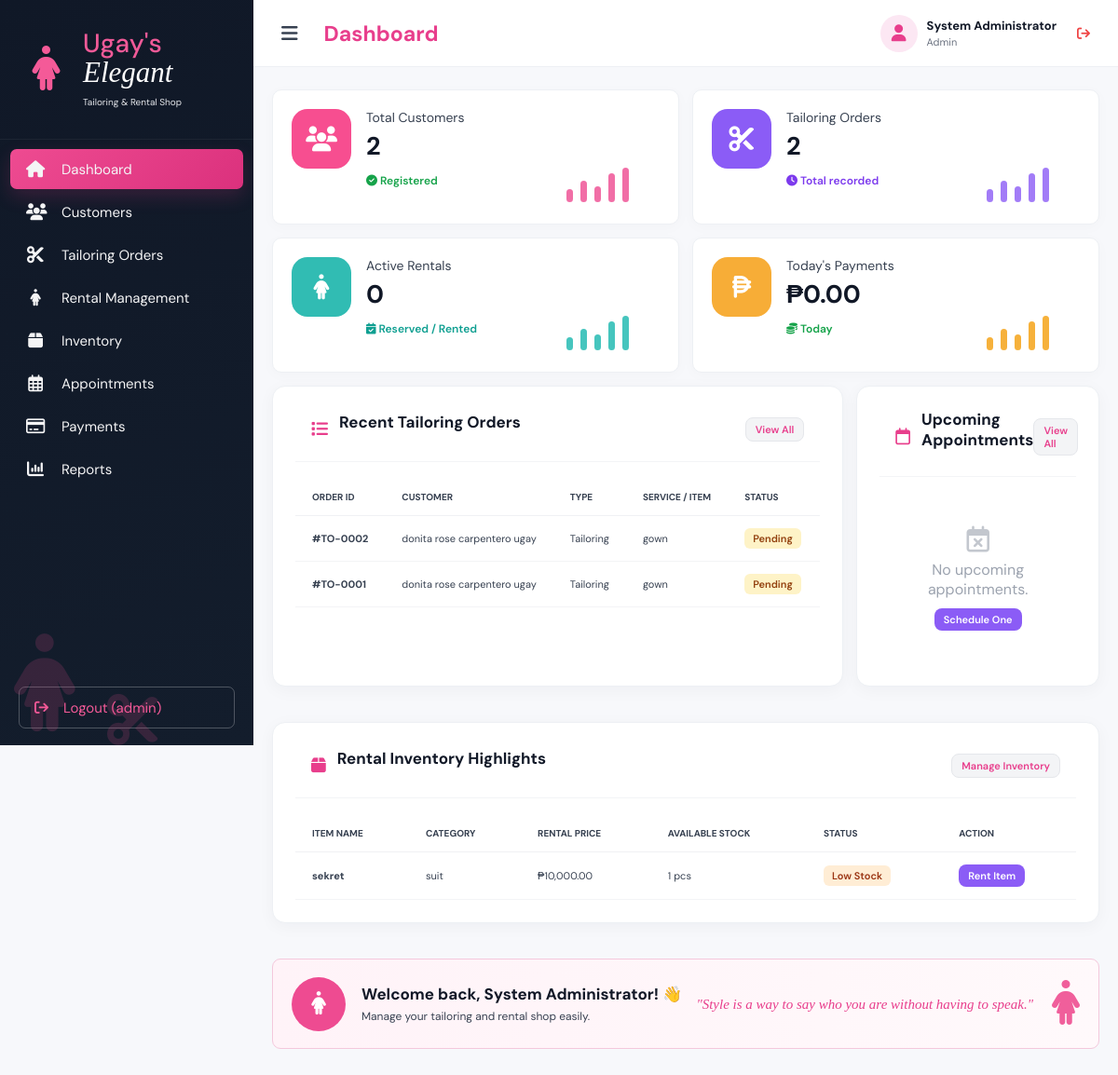
/dashboard.php (signed in), run on the app's committed database.
### tables this page shows
CREATE TABLE `tailoring_orders` (
  `order_id` int(11) NOT NULL AUTO_INCREMENT,
  `customer_id` int(11) NOT NULL,
  `service_type` varchar(100) NOT NULL,
  `description` text DEFAULT NULL,
  `total_amount` decimal(10,2) NOT NULL DEFAULT 0.00,
  `status` enum('Pending','In Progress','Ready','Completed','Cancelled') NOT NULL DEFAULT 'Pending',
  `due_date` date DEFAULT NULL,
  `created_at` timestamp NOT NULL DEFAULT current_timestamp(),
  PRIMARY KEY (`order_id`),
  KEY `customer_id` (`customer_id`),
  CONSTRAINT `tailoring_orders_ibfk_1` FOREIGN KEY (`customer_id`) REFERENCES `customers` (`customer_id`) ON DELETE CASCADE
);

CREATE TABLE `customers` (
  `customer_id` int(11) NOT NULL AUTO_INCREMENT,
  `customer_name` varchar(100) NOT NULL,
  `phone` varchar(30) NOT NULL,
  `email` varchar(100) DEFAULT NULL,
  `address` varchar(255) DEFAULT NULL,
  `created_at` timestamp NOT NULL DEFAULT current_timestamp(),
  PRIMARY KEY (`customer_id`)
);

CREATE TABLE `inventory` (
  `inventory_id` int(11) NOT NULL AUTO_INCREMENT,
  `item_name` varchar(100) NOT NULL,
  `category` varchar(50) NOT NULL,
  `quantity` int(11) NOT NULL DEFAULT 0,
  `rental_price` decimal(10,2) NOT NULL DEFAULT 0.00,
  `status` enum('Available','Low Stock','Out of Stock') NOT NULL DEFAULT 'Available',
  `created_at` timestamp NOT NULL DEFAULT current_timestamp(),
  PRIMARY KEY (`inventory_id`)
);

### dashboard.php (the view, shortened to what this page needs)
<?php
require_once "config/database.php";
$res = $conn->query("SELECT COUNT(*) FROM customers");
$total_customers = $res ? (int)$res->fetch_row()[0] : 0;
$res = $conn->query("SELECT COUNT(*) FROM tailoring_orders");
$tailoring_orders = $res ? (int)$res->fetch_row()[0] : 0;
$res = $conn->query("SELECT COUNT(*) FROM rentals WHERE status IN ('Reserved', 'Rented')");
$active_rentals = $res ? (int)$res->fetch_row()[0] : 0;
$res = $conn->query("SELECT COALESCE(SUM(amount), 0) FROM payments WHERE DATE(payment_date) = CURDATE()");
$today_sales = $res ? (float)$res->fetch_row()[0] : 0.00;
$recent_tailoring = $conn->query("
    SELECT t.order_id, c.customer_name, 'Tailoring' as order_type, t.service_type as item_name, t.status, t.due_date, t.total_amount
    FROM tailoring_orders t
    LEFT JOIN customers c ON t.customer_id = c.customer_id
    ORDER BY t.created_at DESC
    LIMIT 5
");
$upcoming_appointments = $conn->query("
    SELECT a.appointment_id, c.customer_name, a.appointment_date, a.appointment_time, a.service_type, a.status
    FROM appointments a
    LEFT JOIN customers c ON a.customer_id = c.customer_id
    WHERE a.status IN ('Scheduled', 'Confirmed')
    ORDER BY a.appointment_date ASC, a.appointment_time ASC
    LIMIT 4
");
$top_inventory = $conn->query("
    SELECT item_name, category, rental_price, quantity, status
    FROM inventory
    ORDER BY quantity DESC
    LIMIT 4
");
include __DIR__ . '/includes/header.php';
?>
<div class="stats-grid">
    <div class="stat-card">
        <div class="stat-icon pink">
            <i class="fa-solid fa-users"></i>
        </div>
        <div class="stat-content">
            <p>Total Customers</p>
            <h2><?php echo $total_customers; ?></h2>
            <span class="positive"><i class="fa-solid fa-circle-check"></i> Registered</span>
        </div>
        <div class="mini-chart pink-chart">
            <span></span><span></span><span></span><span></span><span></span>
        </div>
    </div>
    <div class="stat-card">
        <div class="stat-icon purple">
            <i class="fa-solid fa-scissors"></i>
        </div>
        <div class="stat-content">
            <p>Tailoring Orders</p>
            <h2><?php echo $tailoring_orders; ?></h2>
            <span class="purple-text"><i class="fa-solid fa-clock"></i> Total recorded</span>
        </div>
        <div class="mini-chart purple-chart">
            <span></span><span></span><span></span><span></span><span></span>
        </div>
    </div>
    <div class="stat-card">
        <div class="stat-icon teal">
            <i class="fa-solid fa-person-dress"></i>
        </div>
        <div class="stat-content">
            <p>Active Rentals</p>
            <h2><?php echo $active_rentals; ?></h2>
            <span class="teal-text"><i class="fa-solid fa-calendar-check"></i> Reserved / Rented</span>
        </div>
        <div class="mini-chart teal-chart">
            <span></span><span></span><span></span><span></span><span></span>
        </div>
    </div>
    <div class="stat-card">
        <div class="stat-icon orange">
            <i class="fa-solid fa-peso-sign"></i>
        </div>
        <div class="stat-content">
            <p>Today's Payments</p>
            <h2>₱<?php echo number_format($today_sales, 2); ?></h2>
            <span class="positive"><i class="fa-solid fa-coins"></i> Today</span>
        </div>
        <div class="mini-chart orange-chart">
            <span></span><span></span><span></span><span></span><span></span>
        </div>
    </div>
</div>
<div class="middle-grid">
    <div class="panel recent-orders">
        <div class="panel-header">
            <div>
                <i class="fa-solid fa-list"></i>
                <h2>Recent Tailoring Orders</h2>
            </div>
            <a href="orders.php" class="btn btn-sm btn-secondary">View All</a>
        </div>
        <div class="table-container">
            <table>
                <thead>
                    <tr>
                        <th>ORDER ID</th>
                        <th>CUSTOMER</th>
                        <th>TYPE</th>
                        <th>SERVICE / ITEM</th>
                        <th>STATUS</th>
                        <th>DUE DATE</th>
                    </tr>
                </thead>
                <tbody>
                    <?php if ($recent_tailoring && $recent_tailoring->num_rows > 0): ?>
                        <?php while ($row = $recent_tailoring->fetch_assoc()): ?>
                            <tr>
                                <td><strong>#TO-<?php echo str_pad($row['order_id'], 4, '0', STR_PAD_LEFT); ?></strong></td>
                                <td><?php echo htmlspecialchars($row['customer_name'] ?? 'Walk-in Customer'); ?></td>
                                <td>Tailoring</td>
                                <td><?php echo htmlspecialchars($row['item_name'] ?? 'Custom Order'); ?></td>
                                <td>
                                    <?php
                                    $badge = 'badge-pending';
                                    ?>
                                    <span class="badge <?php echo $badge; ?>"><?php echo htmlspecialchars($row['status'] ?? 'Pending'); ?></span>
                                </td>
                                <td><?php echo $row['due_date'] ? date('M d, Y', strtotime($row['due_date'])) : '—'; ?></td>
                            </tr>
                        <?php endwhile; ?>
                    <?php endif; ?>
                </tbody>
            </table>
        </div>
    </div>
    <div class="panel appointments">
        <div class="panel-header">
            <div>
                <i class="fa-regular fa-calendar"></i>
                <h2>Upcoming Appointments</h2>
            </div>
            <a href="appointment.php" class="btn btn-sm btn-secondary">View All</a>
        </div>
        <div class="appointment-list">
            <?php if ($upcoming_appointments && $upcoming_appointments->num_rows > 0): ?>
                <?php while ($app = $upcoming_appointments->fetch_assoc()): ?>
                    <div class="appointment-item">
                        <div class="date-box">
                            <small><?php echo strtoupper(date('M', strtotime($app['appointment_date']))); ?></small>
                            <strong><?php echo date('d', strtotime($app['appointment_date'])); ?></strong>
                            <span><?php echo strtoupper(date('D', strtotime($app['appointment_date']))); ?></span>
                        </div>
                        <div class="appointment-info">
                            <strong><?php echo htmlspecialchars($app['service_type']); ?></strong>
                            <p><?php echo htmlspecialchars($app['customer_name'] ?? 'Customer'); ?></p>
                            <small><?php echo date('h:i A', strtotime($app['appointment_time'])); ?></small>
                        </div>
                        <span class="scheduled"><?php echo htmlspecialchars($app['status']); ?></span>
                    </div>
                <?php endwhile; ?>
            <?php else: ?>
                <div style="text-align:center; padding: 30px 10px; color: #9ca3af;">
                    <i class="fa-regular fa-calendar-xmark" style="font-size: 28px; margin-bottom: 8px; opacity: 0.6;"></i>
                    <p>No upcoming appointments.</p>
                    <a href="appointment.php" class="btn btn-sm btn-primary" style="margin-top: 10px;">Schedule One</a>
                </div>
            <?php endif; ?>
        </div>
    </div>
</div>
<div class="middle-grid" style="grid-template-columns: 1fr;">
    <div class="panel">
        <div class="panel-header">
            <div>
                <i class="fa-solid fa-box"></i>
                <h2>Rental Inventory Highlights</h2>
            </div>
            <a href="inventory.php" class="btn btn-sm btn-secondary">Manage Inventory</a>
        </div>
        <div class="table-container">
            <table>
                <thead>
                    <tr>
                        <th>ITEM NAME</th>
                        <th>CATEGORY</th>
                        <th>RENTAL PRICE</th>
                        <th>AVAILABLE STOCK</th>
                        <th>STATUS</th>
                        <th>ACTION</th>
                    </tr>
                </thead>
                <tbody>
                    <?php if ($top_inventory && $top_inventory->num_rows > 0): ?>
                        <?php while ($inv = $top_inventory->fetch_assoc()): ?>
                            <tr>
                                <td><strong><?php echo htmlspecialchars($inv['item_name']); ?></strong></td>
                                <td><?php echo htmlspecialchars($inv['category']); ?></td>
                                <td>₱<?php echo number_format($inv['rental_price'], 2); ?></td>
                                <td><?php echo (int)$inv['quantity']; ?> pcs</td>
                                <td>
                                    <?php
                                    $st = strtolower($inv['status'] ?? '');
                                    $badge = 'badge-available';
                                    if ($st === 'low stock') $badge = 'badge-lowstock';
                                    elseif ($st === 'out of stock') $badge = 'badge-outstock';
                                    ?>
                                    <span class="badge <?php echo $badge; ?>"><?php echo htmlspecialchars($inv['status']); ?></span>
                                </td>
                                <td>
                                    <a href="rentals.php" class="btn btn-sm btn-primary">Rent Item</a>
                                </td>
                            </tr>
                        <?php endwhile; ?>
                    <?php endif; ?>
                </tbody>
            </table>
        </div>
    </div>
</div>
<div class="welcome-banner">
    <div class="welcome-icon">
        <i class="fa-solid fa-person-dress"></i>
    </div>
    <div class="welcome-text">
        <h2>Welcome back, <?php echo htmlspecialchars($_SESSION['full_name'] ?? 'Admin'); ?>! 👋</h2>
        <p>Manage your tailoring and rental shop easily.</p>
    </div>
    <div class="quote">
        <p>"Style is a way to say who you are without having to speak."</p>
    </div>
    <div class="banner-dress">
        <i class="fa-solid fa-person-dress"></i>
    </div>
</div>
<?php include __DIR__ . '/includes/footer.php'; ?>

### data on the page
tailoring_orders: order_id "0002", customer.customer_name "donita rose carpentero ugay", service_type "gown", status "Pending"
tailoring_orders: order_id "0001", customer.customer_name "donita rose carpentero ugay", service_type "gown", status "Pending"
inventory: item_name "sekret", category "suit", rental_price "10,000.00", quantity "1", status "Low Stock"

### other printed values
$_SESSION['username'] "admin"
$page_title "Dashboard"
$user_display_name "System Administrator"
$user_role "Admin"
$total_customers "2"
$tailoring_orders "2"
$active_rentals "0"
$today_sales "0.00"
$_SESSION['full_name'] "System Administrator"
